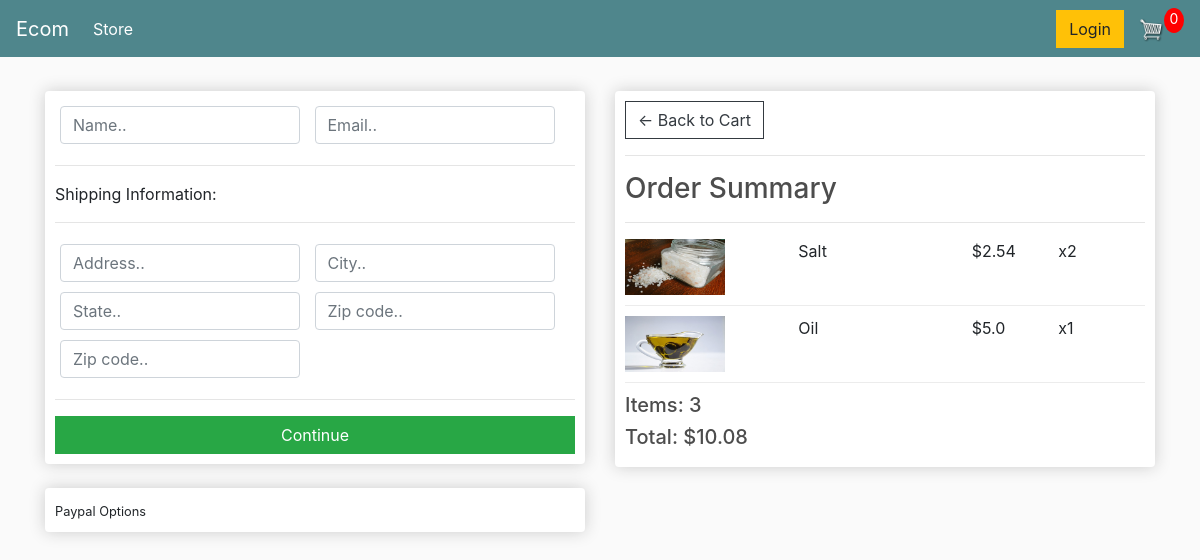
Screenshot of /checkout/ (signed in) with the database file from the repository.
### store/models.py (models this page shows, shortened)
class OrderItem(models.Model):
    product = models.ForeignKey(Product, on_delete=models.SET_NULL, blank=True, null=True)
    order = models.ForeignKey(Order, on_delete=models.SET_NULL, blank=True, null=True)
    quantity = models.IntegerField(default=0, null=True, blank=True)
    date_added = models.DateTimeField(auto_now_add=True)
    @property
    def get_total(self):
        total = self.product.price * self.quantity
        return total

class Product(models.Model):
    name = models.CharField(max_length=200, null=True)
    price = models.FloatField(default=0)
    digital = models.BooleanField(default=False, null=True, blank=False)
    image = models.ImageField(null=True, blank=True)
    @property
    def imageURL(self):
        try:
            url = self.image.url
        except:
            url = ''
        return url

class Order(models.Model):
    customer = models.ForeignKey(Customer, on_delete=models.SET_NULL, blank=True, null=True)
    date_orderd = models.DateTimeField(auto_now_add=True)
    complete = models.BooleanField(default=False, null=True, blank=False)
    transaction_id = models.CharField(max_length=200, null=True)
    @property
    def get_cart_total(self):
        orderitems = self.orderitem_set.all()
        total = sum([item.get_total for item in orderitems])
        return total
    @property
    def get_cart_items(self):
        orderitems = self.orderitem_set.all()
        total = sum([item.quantity for item in orderitems])
        return total

### store/views.py (the view)
# urls.py: path('checkout/', views.checkout, name='checkout'),
def checkout(request):
	if request.user.is_authenticated:
		customer = request.user.customer
		order, created = Order.objects.get_or_create(customer=customer, complete=False)
		items = order.orderitem_set.all()
	else:
		items = []
		order = {'get_cart_total':0, 'get_cart_items':0}
	context = {'items':items, 'order':order}
	return render(request, 'store/checkout.html', context)

### store/templates/store/checkout.html
{% extends 'store/main.html' %}
{% load static %}
{% block content %}
<div class="row">
    <div class="col-lg-6">
        <div class="box-element" id="form-wrapper">
            <form id="form">
                <div id="user-info">
                    <div class="form-field">
							<input required class="form-control" type="text" name="name" placeholder="Name..">
						</div>
						<div class="form-field">
							<input required class="form-control" type="email" name="email" placeholder="Email..">
						</div>
                </div>
                <div id="shipping-info">
                    <hr>
						<p>Shipping Information:</p>
						<hr>
						<div class="form-field">
							<input class="form-control" type="text" name="address" placeholder="Address..">
						</div>
						<div class="form-field">
							<input class="form-control" type="text" name="city" placeholder="City..">
						</div>
						<div class="form-field">
							<input class="form-control" type="text" name="state" placeholder="State..">
						</div>
						<div class="form-field">
							<input class="form-control" type="text" name="zipcode" placeholder="Zip code..">
						</div>
						<div class="form-field">
							<input class="form-control" type="text" name="country" placeholder="Zip code..">
						</div>
                </div>
                <hr>
                <input id="form-button" class="btn btn-success btn-block" type="submit" value="Continue">
            </form>
        </div>
        <br>
        <div class="box-element" id="payment-info">
            <small>Paypal Options</small>
        </div>
    </div>
    <div class="col-lg-6">
        <div class="box-element">
            <a  class="btn btn-outline-dark" href="{% url 'cart' %}">&#x2190; Back to Cart</a>
            <hr>
            <h3>Order Summary</h3>
            <hr>
            {% for item in items %}
            <div class="cart-row">
                <div style="flex:2"><img class="row-image" src="{{item.product.imageURL}}"></div>
                <div style="flex:2"><p>{{item.product.name}}</p></div>
                <div style="flex:1"><p>${{item.product.price}}</p></div>
                <div style="flex:1"><p>x{{item.quantity}}</p></div>
            </div>
            {% endfor %}
            <h5>Items:   {{order.get_cart_items}}</h5>
            <h5>Total:   ${{order.get_cart_total|floatformat:2}}</h5>
        </div>
    </div>
</div>
{% endblock content %}

### static/css/main.css (style rules this page uses)
body { background-color: hsl(0, 0%, 98%); }
h1,h2,h3,h4,h5,h6 { color:hsl(0, 0%, 30%); }
.box-element { box-shadow:hsl(0, 0%, 80%) 0 0 16px; background-color: #fff; border-radius: 4px; padding: 10px; }
.col-lg-4, .col-lg-6, .col-lg-8, .col-lg-12 { margin-top: 10px; }
.btn { border-radius: 0; }
.row-image { width: 100px; }
.form-field { width:250px; display: inline-block; padding: 5px; }
.cart-row { display: flex; align-items: flex-stretch; padding-bottom: 10px; margin-bottom: 10px; border-bottom: 1px solid #ececec; }

### rows the page displays
OrderItem: product.imageURL (picture), product.name "Salt", product.price "2.54", quantity "2"
OrderItem: product.imageURL (picture), product.name "Oil", product.price "5.0", quantity "1"
Order: get_cart_items "3", get_cart_total "10.08"
